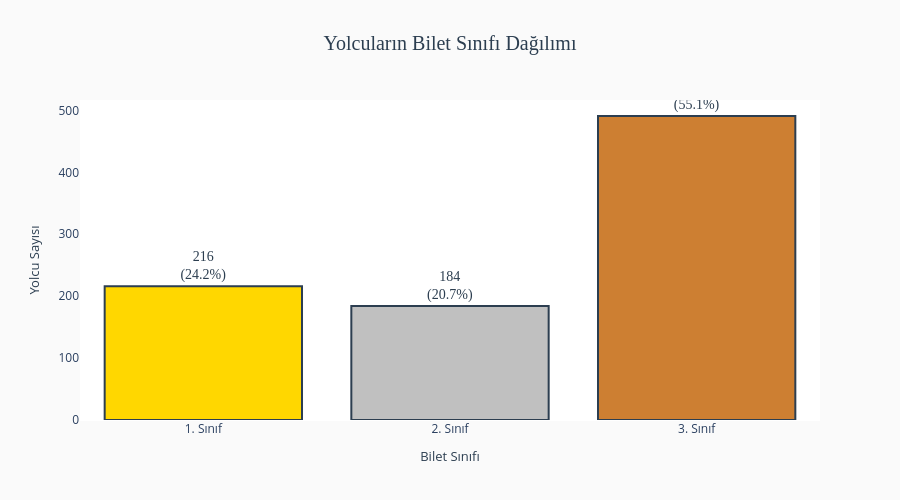

Notebook cell for this chart:
### Markdown cell above
## 🎫 Bilet Sınıfı: Pclass

**Sosyoekonomik statü göstergesi** - 1. sınıf (lüks), 2. sınıf (orta), 3. sınıf (ekonomi)

### Code cell
# Pclass dağılımı
pclass_counts = df['Pclass'].value_counts().sort_index()
pclass_percentage = df['Pclass'].value_counts(normalize=True).sort_index() * 100

# Görselleştirme
fig = go.Figure()

fig.add_trace(go.Bar(
    x=['1. Sınıf', '2. Sınıf', '3. Sınıf'],
    y=pclass_counts.values,
    marker=dict(
        color=['#FFD700', '#C0C0C0', '#CD7F32'],  # Altın, Gümüş, Bronz
        line=dict(color='#2c3e50', width=2)
    ),
    text=[f'{count}<br>({pct:.1f}%)' for count, pct in zip(pclass_counts.values, pclass_percentage.values)],
    textposition='outside',
    textfont=dict(size=14, color='#2c3e50', family='Arial Black'),
    hovertemplate='<b>%{x}</b><br>Yolcu: %{y}<br>Yüzde: %{text}<extra></extra>'
))

fig.update_layout(
    title=dict(
        text='Yolcuların Bilet Sınıfı Dağılımı',
        font=dict(size=20, color='#2c3e50', family='Arial Black'),
        x=0.5,
        xanchor='center'
    ),
    xaxis=dict(title=dict(text='Bilet Sınıfı', font=dict(size=13, color='#2c3e50'))),
    yaxis=dict(title=dict(text='Yolcu Sayısı', font=dict(size=13, color='#2c3e50'))),
    height=500,
    paper_bgcolor='#fafafa',
    plot_bgcolor='#ffffff',
    showlegend=False
)

fig.show()

# İstatistikler
print("\n🎫 BİLET SINIFI İSTATİSTİKLERİ")
print("="*70)
for pclass in [1, 2, 3]:
    count = pclass_counts[pclass]
    pct = pclass_percentage[pclass]
    print(f"   {pclass}. Sınıf: {count:3d} yolcu ({pct:5.1f}%)")
print(f"\n   📊 En kalabalık: 3. Sınıf ({pclass_counts[3]} kişi)")
print(f"   📊 Modal değer (Mod): {df['Pclass'].mode()[0]}. Sınıf")
print("="*70)

### Figure 1 — Plotly figure (JSON) as saved in the notebook; plotly's stock layout.template omitted (floating-point values rounded to 4 significant figures)
{"data": [{"hovertemplate": "<b>%{x}</b><br>Yolcu: %{y}<br>Yüzde: %{text}<extra></extra>", "marker": {"color": ["#FFD700", "#C0C0C0", "#CD7F32"], "line": {"color": "#2c3e50", "width": 2}}, "text": ["216<br>(24.2%)", "184<br>(20.7%)", "491<br>(55.1%)"], "textfont": {"color": "#2c3e50", "family": "Arial Black", "size": 14}, "textposition": "outside", "type": "bar", "x": ["1. Sınıf", "2. Sınıf", "3. Sınıf"], "y": [216, 184, 491]}], "layout": {"height": 500, "paper_bgcolor": "#fafafa", "plot_bgcolor": "#ffffff", "showlegend": false, "title": {"font": {"color": "#2c3e50", "family": "Arial Black", "size": 20}, "text": "Yolcuların Bilet Sınıfı Dağılımı", "x": 0.5, "xanchor": "center"}, "xaxis": {"title": {"font": {"color": "#2c3e50", "size": 13}, "text": "Bilet Sınıfı"}}, "yaxis": {"title": {"font": {"color": "#2c3e50", "size": 13}, "text": "Yolcu Sayısı"}}}}
